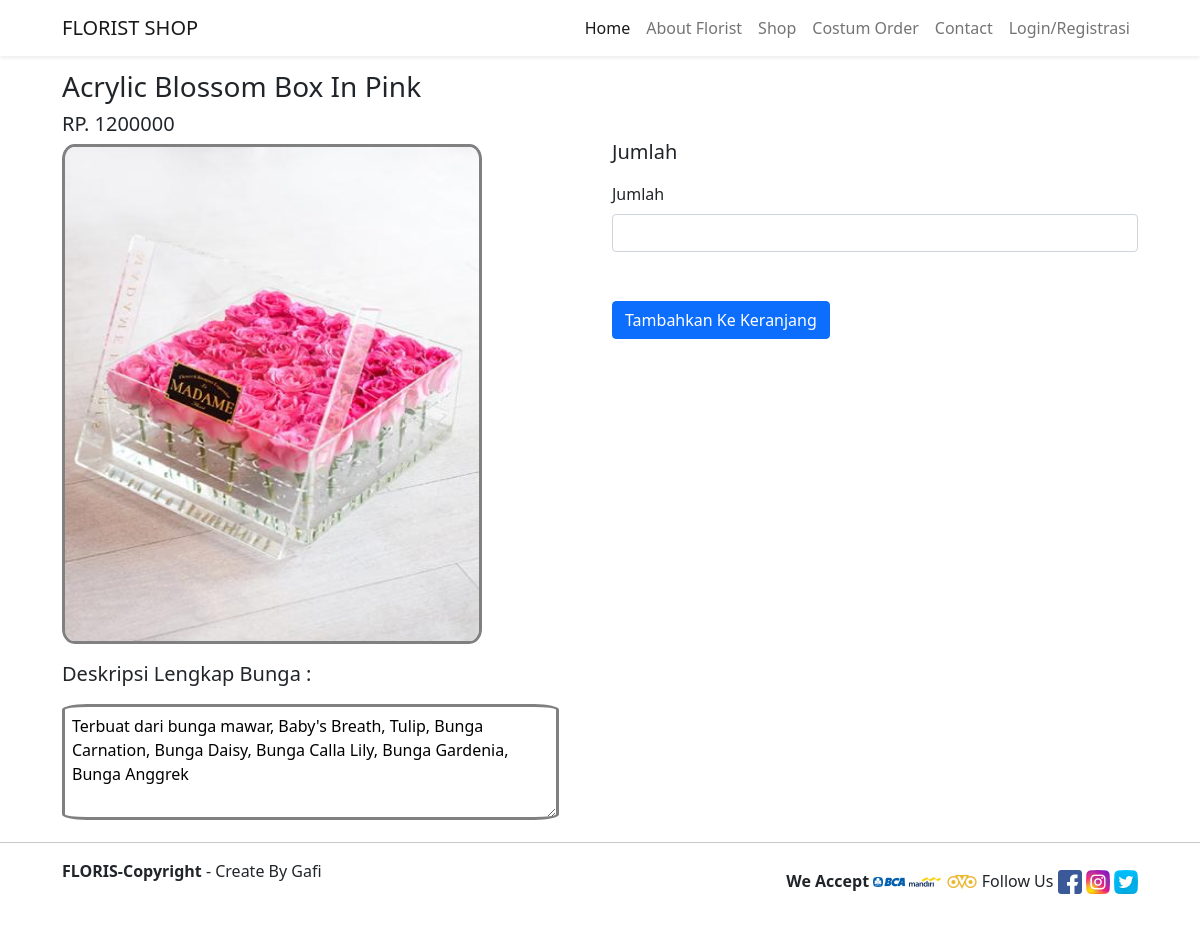
The page /detail_bouquet.php?id_bunga=B00000015 (signed in) on the database its author committed.
### tables this page shows
CREATE TABLE `prodak_bunga` (
  `id_bunga` varchar(20) NOT NULL,
  `id_kategori` varchar(20) NOT NULL,
  `nama_bunga` varchar(255) NOT NULL,
  `harga` int(11) NOT NULL,
  `stok` int(11) NOT NULL,
  `gb_bunga` varchar(200) DEFAULT NULL,
  `created_at` datetime NOT NULL
);

### detail_bouquet.php (the view, shortened to what this page needs)
<?php
if (!isset($_SESSION['id_user'])) {
  header("location: login.php");
} else {
  $koneksi = mysqli_connect("localhost", "root", "", "florist");
}
?>
<!doctype html>
<html lang="en">
<head>
  <link href="https://cdn.jsdelivr.net/npm/bootstrap@5.1.3/dist/css/bootstrap.min.css" rel="stylesheet">
  <link rel="stylesheet" type="text/css" href="../prodak.css">
</head>
<body id="home">
  <nav class="navbar navbar-expand-lg navbar-light bg-white shadow-sm fixed-top">
    <div class="container">
      <a class="navbar-brand" href="#">FLORIST SHOP </a>
      <div class="collapse navbar-collapse" id="navbarNav">
        <ul class="navbar-nav ms-auto">
          <li class="nav-item">
            <a class="nav-link active" aria-current="page" href="index.php">Home</a>
          </li>
          <li class="nav-item">
            <a class="nav-link" href="#About">About Florist</a>
          </li>
          <li class="nav-item">
            <a class="nav-link" href="bouquet.php">Shop</a>
          </li>
          <li class="nav-item">
            <a class="nav-link" href="custom.php">Costum Order</a>
          </li>
          <li class="nav-item">
            <a class="nav-link" href="#Contact">Contact</a>
          </li>
          <li class="nav-item">
            <a class="nav-link" href="login.php">Login/Registrasi</a>
          </li>
        </ul>
      </div>
    </div>
  </nav>
  <div class="produkwrapper">
    <div class="container">
      <div class="row">
        <?php
        $idproduk = $_GET['id_bunga'];
        $datagb = mysqli_query($koneksi, "select * from prodak_bunga where id_bunga='$idproduk'");
        $d = mysqli_fetch_array($datagb)
        ?>
        <div class="col-sm-6">
          <h3 class="bunga"><?php echo $d['nama_bunga'] ?></h3>
          <h5 class="hargabunga">RP. <?php echo $d['harga'] ?></h5>
          <?= "<img src='img/prodak/bouquet/" . $d['gb_bunga'] . "'style='width:420px; height:500px;border:3px solid grey;border-radius:3%;'>" ?>
          <label for="descbunga" style="margin-top:15px;font-size:20px;">Deskripsi Lengkap Bunga : </label>
          <textarea id="descbunga" name="descbunga" rows="4" cols="50" style="margin-top:15px;padding:7px;border:3px solid grey;border-radius:5%;">Terbuat dari bunga mawar, Baby's Breath, Tulip, Bunga Carnation, Bunga Daisy, Bunga Calla Lily, Bunga Gardenia, Bunga Anggrek</textarea>
        </div>
        <div class="col-sm-6" style="margin-top:70px;">
          <form class="formproduk" method="POST" action="koneksi.php">
            <div class="form-group">
              <h5>Jumlah</h5>
              <label for="" class="form-label">Jumlah</label>
              <input type="number" class="form-control" name="jumlah" min="0" max="10" required>
            </div><br>
            <button type="submit" class="btn btn-primary" name="tambah" value="<?php echo $d['id_bunga'] ?>">Tambahkan Ke Keranjang</button>
          </form>
        </div>
      </div>
    </div>
  </div>
  <hr class="footer">
  <div class="container">
    <div class="row footer-body">
      <div class="col-md-6">
        <div class="copyright">
          <strong>FLORIS-Copyright</strong> <i class="far fa-copyright"></i>- Create By Gafi</p>
        </div>
      </div>
      <div class="col-md-6 d-flex justify-content-end">
        <div class="icon-contact">
          <strong><label class="font-weight-bold">We Accept </label></strong>
          <a href="#"><img src="img/icon/bca.png" class="" data-toggle="tooltip" title="bca"></a>
          <a href="#"><img src="img/icon/mandiri.png" class="" data-toggle="tooltip" title="MandiriBank"></a>
          <a href="#"><img src="img/icon/ovo.png" class="" data-toggle="tooltip" title="ovopayment"></a>
          <label class="font-weight-bold">Follow Us </label>
          <a href="#"><img src="img/icon/fb.png" class="" data-toggle="tooltip" title="Facebook"></a>
          <a href="#"><img src="img/icon/ig.png" class="" data-toggle="tooltip" title="Instagram"></a>
          <a href="#"><img src="img/icon/twitter.png" class="" data-toggle="tooltip" title="Twitter"></a>
        </div>
      </div>
    </div>
  </div>
</body>
</html>

### produk/prodak.css (style rules this page uses)
.btn { margin-top: 25px; }
label { margin-top: 10px; }

### detail_bouquet.php (style rules this page uses)
body { min-height: 1000px; background-color: white; }
.container { width: 1100px; }
.produkwrapper { margin-top: 70px; }

### rows shown on the page
prodak_bunga: nama_bunga "Acrylic Blossom Box In Pink", harga "1200000", gb_bunga (picture)
